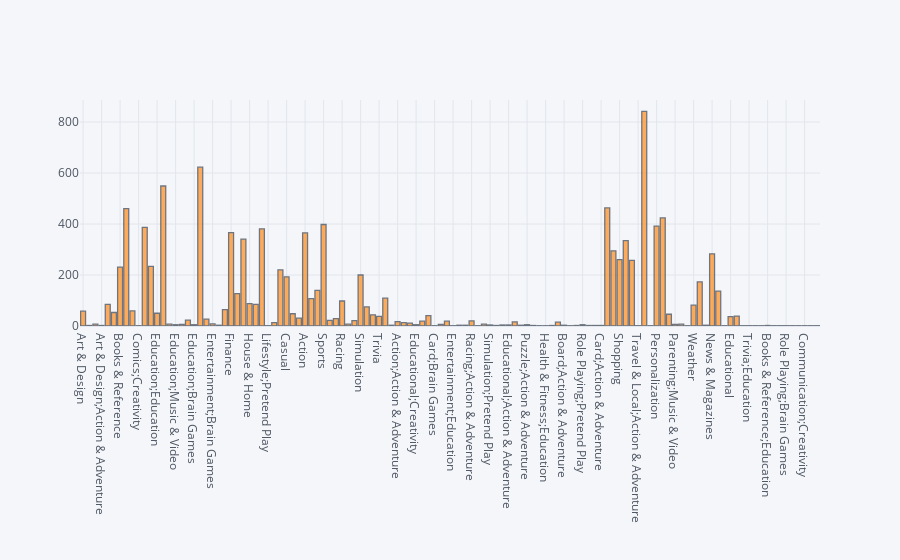

Notebook code for this chart:
### Code cell
google_data['Genres'].iplot(kind='hist')

### Figure 1 — Plotly figure (JSON) as saved in the notebook; plotly's stock layout.template omitted (floating-point values rounded to 4 significant figures; data arrays with more than 128 entries replaced by an {"elided": "..."} marker saying what was removed)
{"data": [{"histfunc": "count", "histnorm": "", "marker": {"color": "rgba(255, 153, 51, 1.0)", "line": {"color": "#4D5663", "width": 1.3}}, "name": "Genres", "opacity": 0.8, "orientation": "v", "type": "histogram", "x": {"elided": "10841 str values"}}], "layout": {"barmode": "overlay", "legend": {"bgcolor": "#F5F6F9", "font": {"color": "#4D5663"}}, "paper_bgcolor": "#F5F6F9", "plot_bgcolor": "#F5F6F9", "title": {"font": {"color": "#4D5663"}}, "xaxis": {"gridcolor": "#E1E5ED", "showgrid": true, "tickfont": {"color": "#4D5663"}, "title": {"font": {"color": "#4D5663"}, "text": ""}, "zerolinecolor": "#E1E5ED"}, "yaxis": {"gridcolor": "#E1E5ED", "showgrid": true, "tickfont": {"color": "#4D5663"}, "title": {"font": {"color": "#4D5663"}, "text": ""}, "zerolinecolor": "#E1E5ED"}}}
